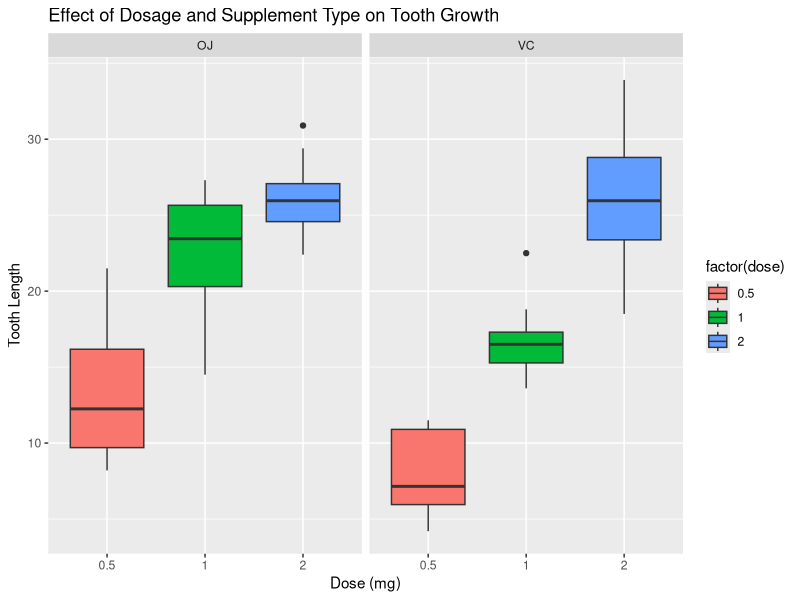

This figure's R source:
## ---- chunk 1
#Load the ToothGrowth data.
data(ToothGrowth)
ToothGrowth$dose <- as.factor(ToothGrowth$dose)

#Some basic exploratory data analyses.
str(ToothGrowth)
head(ToothGrowth)
## ---- chunk 2
summary(ToothGrowth)
table(ToothGrowth$supp, ToothGrowth$dose)

#Mean (by dose and by OJ & VC).
aggregate(ToothGrowth$len,list(ToothGrowth$supp,ToothGrowth$dose),mean)

#Standard Deviation (by dose and by OJ & VC).
aggregate(ToothGrowth$len,list(ToothGrowth$supp,ToothGrowth$dose),sd)

#Boxplot graph of the tooth length on the dose.
library(ggplot2)
ggplot(ToothGrowth, aes(x = factor(dose), y = len, fill = factor(dose))) +
       geom_boxplot() + facet_grid(.~supp) +
       labs(title = "Effect of Dosage and Supplement Type on Tooth Growth",
       x = "Dose (mg)", y = "Tooth Length")
## ---- chunk 3
# T-test by supplemant type
t.test(len ~ supp, data = ToothGrowth)

# T-test by dose level 
Tooth_dose0510 <- subset(ToothGrowth, dose %in% c(0.5, 1.0))
Tooth_dose0520 <- subset(ToothGrowth, dose %in% c(0.5, 2.0))
Tooth_dose1020 <- subset(ToothGrowth, dose %in% c(1.0, 2.0))
t.test(len ~ dose, data = Tooth_dose0510)
t.test(len ~ dose, data = Tooth_dose0520)
t.test(len ~ dose, data = Tooth_dose1020)

# T-test for supplement by dose level
Tooth_dose05 <- subset(ToothGrowth, dose == 0.5)
Tooth_dose10 <- subset(ToothGrowth, dose == 1.0)
Tooth_dose20 <- subset(ToothGrowth, dose == 2.0)
t.test(len ~ supp, data = Tooth_dose05)
t.test(len ~ supp, data = Tooth_dose10)
t.test(len ~ supp, data = Tooth_dose20)
